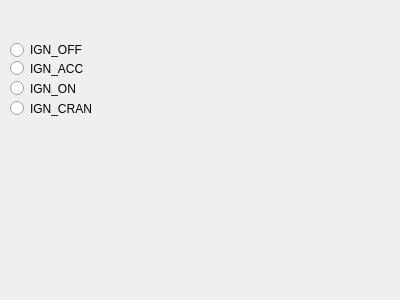
<?xml version="1.0" encoding="UTF-8"?>
<ui version="4.0">
 <class>Common_Inputs</class>
 <widget class="QWidget" name="Common_Inputs">
  <property name="geometry">
   <rect>
    <x>0</x>
    <y>0</y>
    <width>400</width>
    <height>300</height>
   </rect>
  </property>
  <property name="windowTitle">
   <string>Form</string>
  </property>
  <widget class="QWidget" name="IgnWidget" native="true">
   <property name="geometry">
    <rect>
     <x>10</x>
     <y>40</y>
     <width>151</width>
     <height>111</height>
    </rect>
   </property>
   <property name="autoFillBackground">
    <bool>true</bool>
   </property>
   <widget class="QRadioButton" name="IGN_ACC">
    <property name="geometry">
     <rect>
      <x>0</x>
      <y>20</y>
      <width>82</width>
      <height>17</height>
     </rect>
    </property>
    <property name="text">
     <string>IGN_ACC</string>
    </property>
   </widget>
   <widget class="QRadioButton" name="IGN_OFF">
    <property name="geometry">
     <rect>
      <x>0</x>
      <y>0</y>
      <width>81</width>
      <height>20</height>
     </rect>
    </property>
    <property name="text">
     <string>IGN_OFF</string>
    </property>
   </widget>
   <widget class="QRadioButton" name="IGN_ON">
    <property name="geometry">
     <rect>
      <x>0</x>
      <y>40</y>
      <width>82</width>
      <height>17</height>
     </rect>
    </property>
    <property name="text">
     <string>IGN_ON</string>
    </property>
   </widget>
   <widget class="QRadioButton" name="IGN_CRANK">
    <property name="geometry">
     <rect>
      <x>0</x>
      <y>60</y>
      <width>82</width>
      <height>17</height>
     </rect>
    </property>
    <property name="text">
     <string>IGN_CRANK</string>
    </property>
   </widget>
  </widget>
 </widget>
 <resources/>
 <connections/>
</ui>
